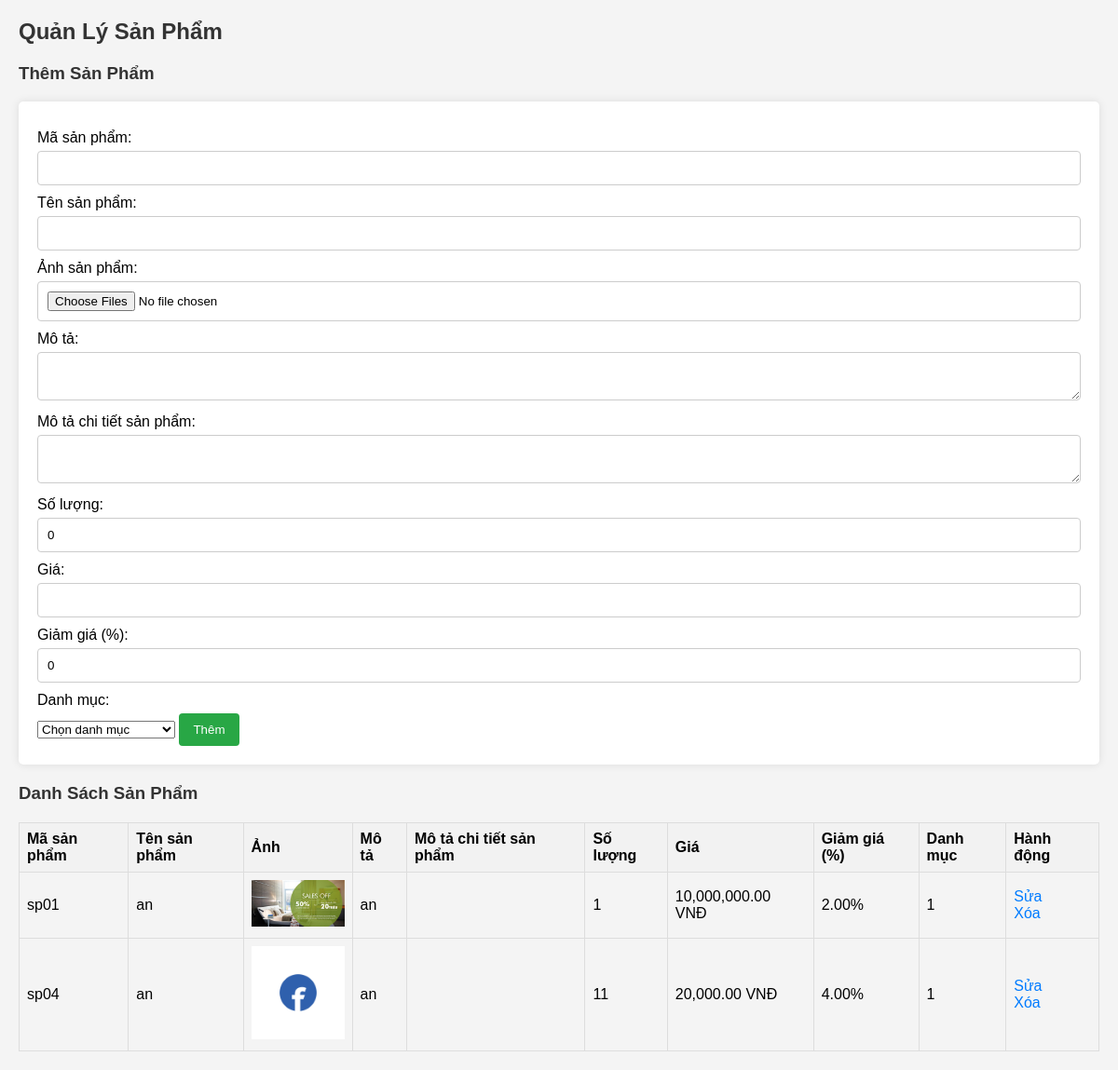
The app's page /Fontend/add_product.php with its own data.
### tables this page shows
CREATE TABLE `products` (
  `id` int NOT NULL AUTO_INCREMENT,
  `product_code` varchar(50) NOT NULL,
  `name` varchar(100) NOT NULL,
  `image` varchar(255) DEFAULT NULL,
  `description` text,
  `quantity` int DEFAULT '0',
  `price` decimal(10,2) NOT NULL,
  `status` tinyint(1) DEFAULT '1',
  `created_at` timestamp NOT NULL DEFAULT CURRENT_TIMESTAMP,
  `percentage_discount` decimal(5,2) DEFAULT NULL,
  `category_id` int DEFAULT NULL,
  PRIMARY KEY (`id`),
  KEY `category_id` (`category_id`),
  CONSTRAINT `products_ibfk_1` FOREIGN KEY (`category_id`) REFERENCES `product_catalog` (`id`) ON DELETE SET NULL ON UPDATE CASCADE
);

### Fontend/add_product.php (the view, shortened to what this page needs)
<?php
$servername = "localhost";
$username = "root";
$password = "";
$dbname = "bandonoithat";
$conn = new mysqli($servername, $username, $password, $dbname);
$product = null;
$sql = "SELECT * FROM products";
$result = $conn->query($sql);
?>
<!DOCTYPE html>
<html lang="vi">
<head>
</head>
<body>
    <h2>Quản Lý Sản Phẩm</h2>
    <h3><?php echo $product ? 'Sửa Sản Phẩm' : 'Thêm Sản Phẩm'; ?></h3>
    <form action="" method="post" enctype="multipart/form-data">
        <label for="product_code">Mã sản phẩm:</label>
        <input type="text" id="product_code" name="product_code" value="<?php echo $product ? $product['product_code'] : ''; ?>" required>
        <label for="name">Tên sản phẩm:</label>
        <input type="text" id="name" name="name" value="<?php echo $product ? $product['name'] : ''; ?>" required>
        <label for="images">Ảnh sản phẩm:</label>
        <input type="file" id="images" name="images[]" accept="image/*" multiple required>
        <label for="description">Mô tả:</label>
        <textarea id="description" name="description"><?php echo $product ? $product['description'] : ''; ?></textarea>
        <label for="description1">Mô tả chi tiết sản phẩm:</label>
        <textarea id="description1" name="description1"><?php echo $product ? $product['description1'] : ''; ?></textarea>
        <label for="quantity">Số lượng:</label>
        <input type="number" id="quantity" name="quantity" value="<?php echo $product ? $product['quantity'] : '0'; ?>" required>
        <label for="price">Giá:</label>
        <input type="number" id="price" name="price" step="0.01" value="<?php echo $product ? $product['price'] : ''; ?>" required>
        <label for="percentage_discount">Giảm giá (%):</label>
        <input type="number" id="percentage_discount" name="percentage_discount" step="0.01" value="<?php echo $product ? $product['percentage_discount'] : '0'; ?>">
        <label for="category_id">Danh mục:</label>
        <select id="category_id" name="category_id" required>
            <option value="">Chọn danh mục</option>
        </select>
        <input type="submit" value="<?php echo $product ? 'Cập Nhật' : 'Thêm'; ?>">
    </form>
    <h3>Danh Sách Sản Phẩm</h3>
    <table>
        <tr>
            <th>Mã sản phẩm</th>
            <th>Tên sản phẩm</th>
            <th>Ảnh</th>
            <th>Mô tả</th>
            <th>Mô tả chi tiết sản phẩm</th>
            <th>Số lượng</th>
            <th>Giá</th>
            <th>Giảm giá (%)</th>
            <th>Danh mục</th>
            <th>Hành động</th>
        </tr>
        <?php while ($row = $result->fetch_assoc()) : ?>
        <tr>
            <td><?php echo $row['product_code']; ?></td>
            <td><?php echo $row['name']; ?></td>
            <td>
                <?php
                $images = explode(',', $row['image']);
                foreach ($images as $image) {
                    echo "<img src='$image' alt='Hình ảnh sản phẩm'>";
                }
                ?>
            </td>
            <td><?php echo $row['description']; ?></td>
            <td><?php echo $row['description1']; ?></td>
            <td><?php echo $row['quantity']; ?></td>
            <td><?php echo number_format($row['price'], 2); ?> VNĐ</td>
            <td><?php echo $row['percentage_discount']; ?>%</td>
            <td><?php echo $row['category_id']; ?></td>
            <td class="action-links">
                <a href="?edit=<?php echo $row['id']; ?>">Sửa</a>
                <a href="?delete=<?php echo $row['id']; ?>" onclick="return confirm('Bạn có chắc chắn muốn xóa sản phẩm này?');">Xóa</a>
            </td>
        </tr>
        <?php endwhile; ?>
    </table>
</body>
</html>

### Fontend/add_product.php (style rules this page uses)
body { font-family: Arial, sans-serif; margin: 20px; background-color: #f4f4f4; }
h2, h3 { color: #333; }
form { background-color: #fff; padding: 20px; border-radius: 5px; box-shadow: 0 0 10px rgba(0,0,0,0.1); margin-bottom: 20px; }
label { display: block; margin: 10px 0 5px; }
input[type="text"], input[type="number"], input[type="file"], textarea { width: calc(100% - 22px); padding: 10px; border: 1px solid #ccc; border-radius: 4px; }
input[type="submit"] { background-color: #28a745; color: white; border: none; padding: 10px 15px; border-radius: 4px; cursor: pointer; }
table { width: 100%; border-collapse: collapse; margin-top: 20px; }
th, td { border: 1px solid #ddd; padding: 8px; text-align: left; }
th { background-color: #f2f2f2; }
img { max-width: 100px; max-height: 100px; }
.action-links a { margin-right: 10px; color: #007bff; text-decoration: none; }

### records on screen
products: product_code "sp01", name "an", image (picture), description "an", quantity "1", price "10,000,000.00", percentage_discount "2.00", category "1"
products: product_code "sp04", name "an", image (picture), description "an", quantity "11", price "20,000.00", percentage_discount "4.00", category "1"
